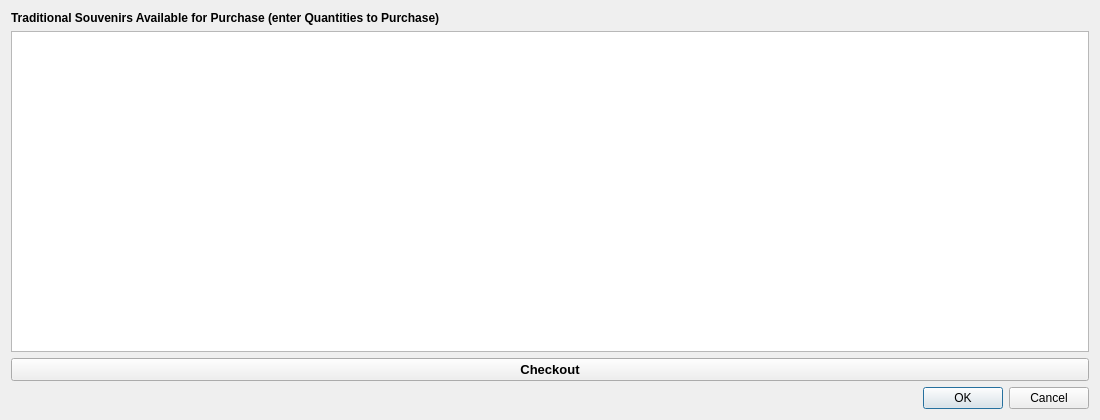
<?xml version="1.0" encoding="UTF-8"?>
<ui version="4.0">
 <class>purchasesouvenirs</class>
 <widget class="QDialog" name="purchasesouvenirs">
  <property name="geometry">
   <rect>
    <x>0</x>
    <y>0</y>
    <width>1100</width>
    <height>420</height>
   </rect>
  </property>
  <property name="minimumSize">
   <size>
    <width>1100</width>
    <height>420</height>
   </size>
  </property>
  <property name="maximumSize">
   <size>
    <width>2400</width>
    <height>1000</height>
   </size>
  </property>
  <property name="windowTitle">
   <string>Purchase Souvenirs</string>
  </property>
  <layout class="QVBoxLayout" name="verticalLayout">
   <item>
    <widget class="QLabel" name="label">
     <property name="font">
      <font>
       <bold>true</bold>
      </font>
     </property>
     <property name="text">
      <string>Traditional Souvenirs Available for Purchase (enter Quantities to Purchase)</string>
     </property>
    </widget>
   </item>
   <item>
    <widget class="QTableView" name="tableView"/>
   </item>
   <item>
    <widget class="QPushButton" name="purchaseButton">
     <property name="font">
      <font>
       <pointsize>10</pointsize>
       <bold>true</bold>
      </font>
     </property>
     <property name="text">
      <string>Checkout</string>
     </property>
    </widget>
   </item>
   <item>
    <widget class="QDialogButtonBox" name="buttonBox">
     <property name="orientation">
      <enum>Qt::Orientation::Horizontal</enum>
     </property>
     <property name="standardButtons">
      <set>QDialogButtonBox::StandardButton::Cancel|QDialogButtonBox::StandardButton::Ok</set>
     </property>
    </widget>
   </item>
  </layout>
 </widget>
 <resources/>
 <connections>
  <connection>
   <sender>buttonBox</sender>
   <signal>accepted()</signal>
   <receiver>purchasesouvenirs</receiver>
   <slot>accept()</slot>
   <hints>
    <hint type="sourcelabel">
     <x>248</x>
     <y>254</y>
    </hint>
    <hint type="destinationlabel">
     <x>157</x>
     <y>274</y>
    </hint>
   </hints>
  </connection>
  <connection>
   <sender>buttonBox</sender>
   <signal>rejected()</signal>
   <receiver>purchasesouvenirs</receiver>
   <slot>reject()</slot>
   <hints>
    <hint type="sourcelabel">
     <x>316</x>
     <y>260</y>
    </hint>
    <hint type="destinationlabel">
     <x>286</x>
     <y>274</y>
    </hint>
   </hints>
  </connection>
 </connections>
</ui>
